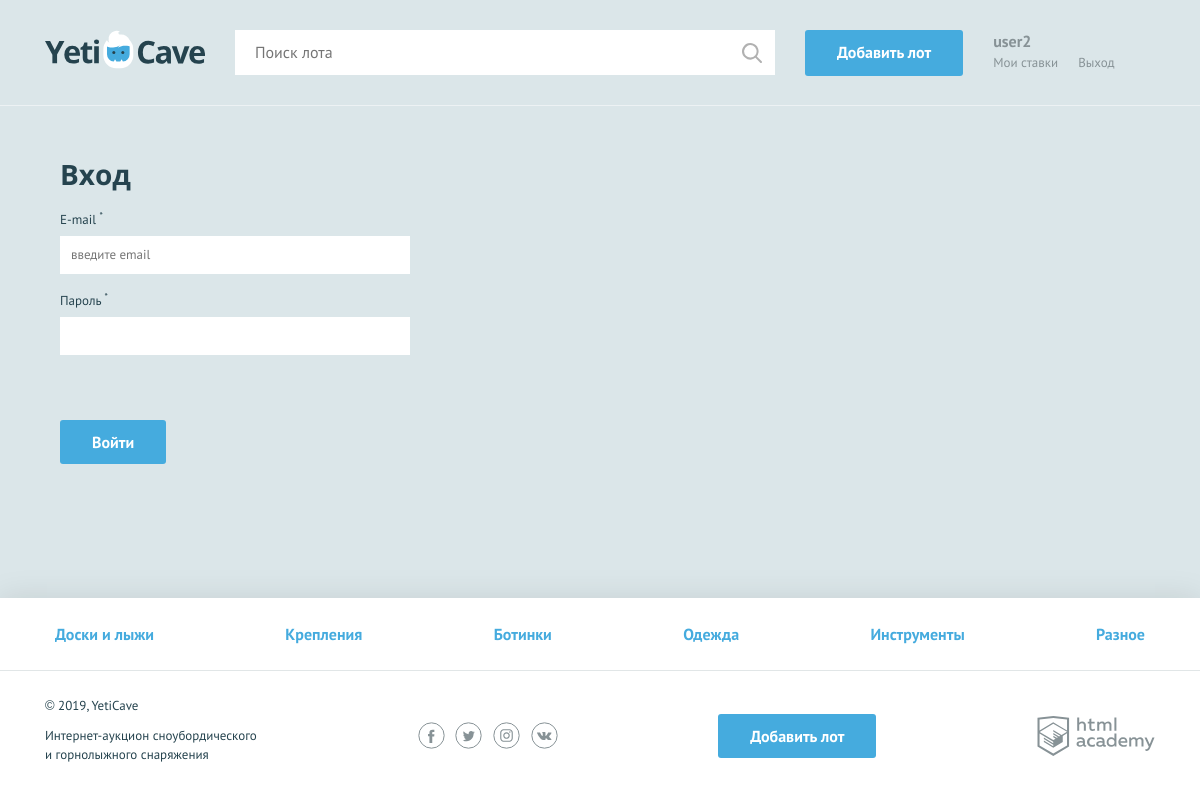
Page /login.php (signed in) on the committed database.
### tables this page shows
CREATE TABLE categories (
id INT AUTO_INCREMENT PRIMARY KEY,
name char(128),
symbol_code char(128)
);

### helpers.php (called while the page is built, shortened)
<?php
function include_template($name, array $data = []) {
    $name = 'templates/' . $name;
    extract($data);
    require $name;
    $result = ob_get_clean();
    return $result;
}

### templates/layout.php (the view, shortened to what this page needs)
<!DOCTYPE html>
<html lang="ru">
<head>
    <link href="../css/normalize.min.css" rel="stylesheet">
    <link href="../css/style.css" rel="stylesheet">
</head>
<body>
<div class="page-wrapper">
<header class="main-header">
    <div class="main-header__container container">
        <a class="main-header__logo" href="index.php">
            <img src="../img/logo.svg" width="160" height="39" alt="Логотип компании YetiCave">
        </a>
        <form class="main-header__search" method="get" action="https://echo.htmlacademy.ru" autocomplete="off">
            <input type="search" name="search" placeholder="Поиск лота">
            <input class="main-header__search-btn" type="submit" name="find" value="Найти">
        </form>
        <a class="main-header__add-lot button" href=" add_lot.php">Добавить лот</a>
        <nav class="user-menu"><?php
		    if ( isset($_SESSION['username'] )): ?>
		  <div class="user-menu__logged">
		     <p><?= $_SESSION['username'] ?></p>
		     <a class="user-menu__bets" href="my_bets.php">Мои ставки</a>
		     <a class="user-menu__logout" href="logout.php">Выход</a>
		   </div><?php endif;?>
        </nav>
    </div>
</header>
<main class="container"> <?=$content ?></main>
</div>
<footer class="main-footer">
    <nav class="nav">
        <ul class="nav__list container"><?php foreach ($categories as $val): ?>
            <li class="nav__item">
            <a href="pages/all-lots.html"><?=htmlspecialchars($val['name'])?></a>
            </li><?php endforeach; ?>
        </ul>
    </nav>
    <div class="main-footer__bottom container">
        <div class="main-footer__copyright">
            <p>© 2019, YetiCave</p>
            <p>Интернет-аукцион сноубордического и горнолыжного снаряжения</p>
        </div>
        <div class="main-footer__social social">
            <a class="social__link social__link--facebook" href="#">
            </a>
            <a class="social__link social__link--twitter" href="#">
            </a>
            <a class="social__link social__link--instagram" href="#">
            </a>
            <a class="social__link social__link--vkontakte" href="#">
            </a>
        </div>
        <a class="main-footer__add-lot button" href="add-lot.html">Добавить лот</a>
        <div class="main-footer__developed-by">
            <a class="logo-academy" href="https://htmlacademy.ru/intensive/php">
            </a>
        </div>
    </div>
</footer>
</body>
</html>

### css/style.css (style rules this page uses)
html, body { height: 100%; }
.page-wrapper { display: flex; flex-direction: column; min-height: 100%; margin-bottom: -202px; }
.page-wrapper::after { content: ""; display: block; }
.page-wrapper::after { height: 85px; }
main { margin-bottom: 202px; }
body { min-width: 1140px; background-color: #dbe6e9; font-family: "PT Sans", sans-serif; font-weight: 400; font-size: 16px; line-height: 26px; color: #25434e; }
a { text-decoration: none; }
.container { width: 1110px; margin: 0 auto; padding: 0 15px; }
main.container { margin-bottom: 202px; }
.button { display: block; padding: 9px 32px; background-color: #45abde; color: #ffffff; text-align: center; font-weight: 700; border: none; border-radius: 3px; }
.main-header { padding: 30px 0 29px; border-bottom: 1px solid rgba(255, 255, 255, 0.5); }
.main-header__container { display: -webkit-flex; display: -ms-flexbox; display: flex; -webkit-justify-content: flex-start; -ms-flex-pack: start; justify-content: flex-start; }
.main-header__logo { display: block; margin-right: 30px; }
.main-header__search { position: relative; width: 540px; margin-right: 30px; }
.main-header__search input[type="search"] { width: 100%; padding: 8px 19px 9px 19px; border: 1px solid #ffffff; }
.main-header__search-btn { content: ""; position: absolute; top: 3px; right: 3px; width: 20px; height: 20px; padding: 20px; background: url("../img/search.svg") center no-repeat; opacity: 0.3; border: 0; font-size: 0; }
.main-header__add-lot { max-width: 160px; margin-right: 30px; }
.user-menu { display: -webkit-flex; display: -ms-flexbox; display: flex; }
.user-menu__logged { color: #879296; line-height: 22px; }
.user-menu__logged p { font-weight: 700; margin: 0; }
.user-menu__logged a { color: #879296; font-size: 13px; font-weight: 400; float: left; }
.user-menu__logged a:last-child { margin-left: 20px; }
.main-footer { background-color: #ffffff; box-shadow: 0 0 30px 0 rgba(0, 0, 0, 0.1); }
.main-footer__bottom { display: -webkit-flex; display: -ms-flexbox; display: flex; -webkit-justify-content: space-between; -ms-flex-pack: justify; justify-content: space-between; -webkit-align-items: center; -ms-flex-align: center; align-items: center; padding: 25px 0; }
.main-footer__copyright { max-width: 212px; }
.main-footer__copyright p { margin: 0; margin-bottom: 11px; font-size: 13px; line-height: 19px; }
.main-footer__social { width: 140px; }
.social { display: -webkit-flex; display: -ms-flexbox; display: flex; -webkit-justify-content: space-between; -ms-flex-pack: justify; justify-content: space-between; -webkit-flex-wrap: wrap; -ms-flex-wrap: wrap; flex-wrap: wrap; }
.social__link { width: 27px; height: 27px; }
.logo-academy { display: block; width: 118px; height: 40px; }
.nav { background-color: #ffffff; border-bottom: 1px solid #e1e6e7; }
.nav__list { display: -webkit-flex; display: -ms-flexbox; display: flex; -webkit-justify-content: space-between; -ms-flex-pack: justify; justify-content: space-between; -webkit-flex-wrap: wrap; -ms-flex-wrap: wrap; flex-wrap: wrap; list-style: none; }
.nav__item a { position: relative; display: block; padding: 12px 10px; font-weight: 700; color: #45abde; }
.nav__item a::before { content: ""; display: none; position: absolute; bottom: 0; width: calc(100% - 20px); height: 3px; background-color: #e2e5e6; }
.main-footer .nav__item a { padding: 23px 10px; }

### rows in the picture
categories: name "Доски и лыжи"
categories: name "Крепления"
categories: name "Ботинки"
categories: name "Одежда"
categories: name "Инструменты"
categories: name "Разное"

### other values in the picture
$_SESSION['username'] "user2"
